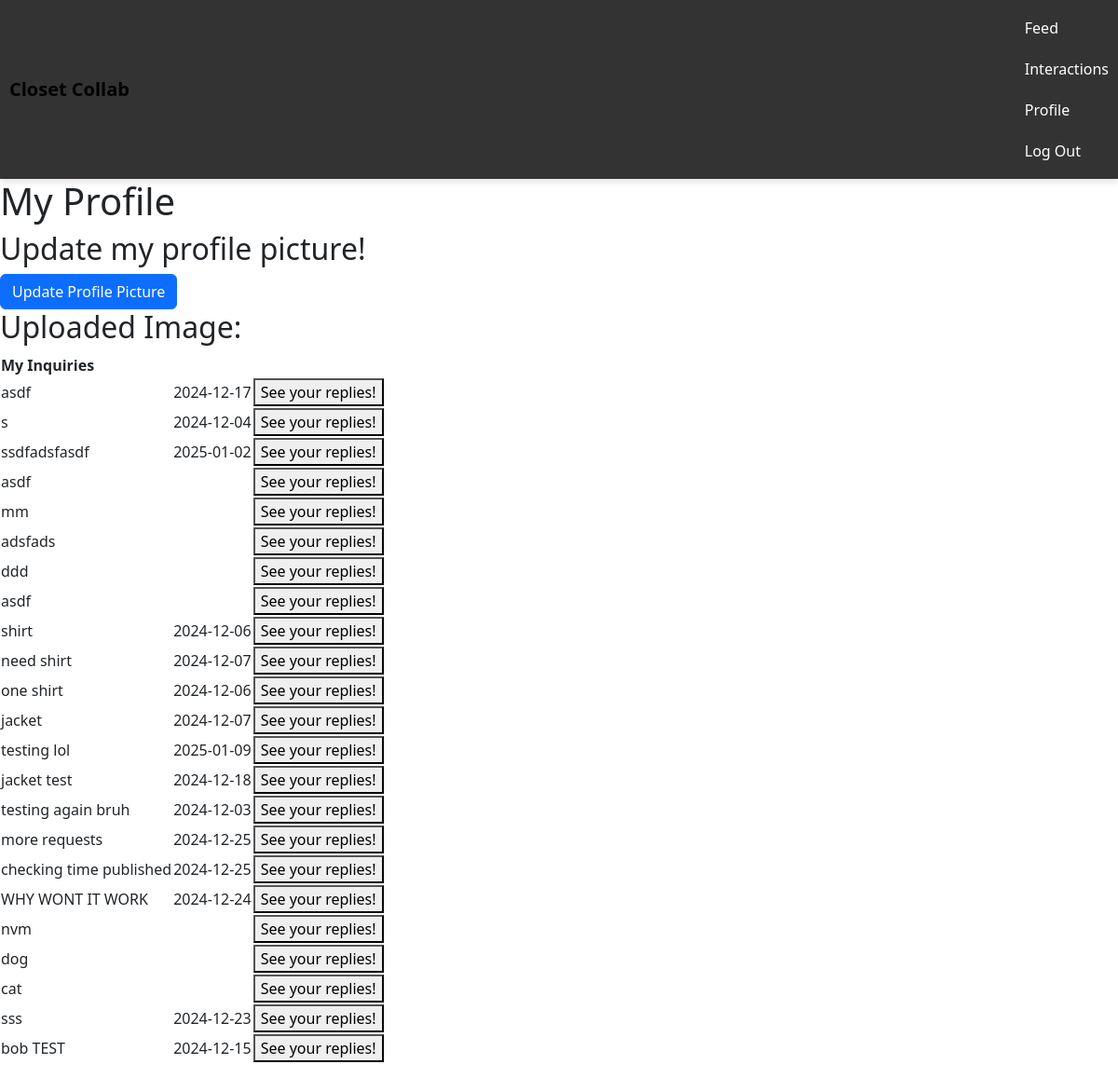
Page /profile (signed in) on the committed database.
### tables this page shows
CREATE TABLE "inquiries" (
    id INTEGER PRIMARY KEY AUTOINCREMENT,
    time_published DATETIME DEFAULT CURRENT_TIMESTAMP NOT NULL,
    request TEXT NOT NULL,
    exp_date DATE NOT NULL,
    accepted TEXT NOT NULL DEFAULT 'no',
    user_id INTEGER NOT NULL,
    FOREIGN KEY(user_id) REFERENCES user(id)
);

### app.py (the view, shortened to what this page needs)
@app.route("/profile", methods=["GET", "POST"])
def profile():
    db = get_db()
    curUser = session["user_id"]
    inquiries = db.execute(
        "SELECT * FROM inquiries WHERE user_id = ?", (curUser, )).fetchall();
    return render_template("profile.html", inquiries = inquiries)

### app.py (called while the page is built)
def get_db():
    if 'db' not in g:
        g.db = sqlite3.connect('closet.db')
        g.db.row_factory = sqlite3.Row  # Allows access to columns by name
    return g.db

@app.after_request
def after_request(response):
    response.headers["Cache-Control"] = "no-cache, no-store, must-revalidate"
    response.headers["Expires"] = 0
    response.headers["Pragma"] = "no-cache"
    return response

### templates/profile.html (shortened to what this page needs)
{% extends "layout.html" %}
{% block main %}
    <h1>My Profile</h1>
    <h2>Update my profile picture!</h2>
    <button type="button" class="btn btn-primary" data-bs-toggle="modal" data-bs-target="#exampleModal">
        Update Profile Picture
    </button>
    <h2>Uploaded Image:</h2>
    <div class="mb-3">
        <table>
            <thead>
                <tr>
                    <th>My Inquiries</th>
                </tr>
            </thead>
            <tbody>
                {% for inquiry in inquiries %}
                    <tr>
                        <td>{{inquiry.request}}</td>
                        <td>{{inquiry.exp_date}}</td>
                        <td>
                            <a href="{{ url_for('inquiry', inquiry_id=inquiry.id) }}">
                                <button type="button">See your replies!</button>
                            </a>
                        </td>
                    </tr>
                {% endfor %}
            </tbody>
        </table>
    </div>
{% endblock %}

### templates/layout.html (shortened to what this page needs)
<!DOCTYPE html>
<html lang="en">
<head>
  <link href="/static/style.css" rel="stylesheet">
   <link href="https://cdn.jsdelivr.net/npm/bootstrap@5.3.3/dist/css/bootstrap.min.css" rel="stylesheet">
</head>
<body>
  <nav class="navbar-container">
    <div class="navbar">
      <a href="{{ url_for('index') }}" class="navbar-brand">Closet Collab</a>
      <ul class="navbar-nav" id="navbar-nav">
        <li><a href="{{ url_for('feed') }}">Feed</a></li>
        <li><a href="{{ url_for('interactions') }}">Interactions</a></li>
        <li><a href="{{ url_for('profile') }}">Profile</a></li>
        <li><a href="/logout">Log Out</a></li>
      </ul>
    </div>
  </nav>
  <main>
    {% block main %}{% endblock %}
  </main>
</body>
</html>

### static/style.css (style rules this page uses)
body { font-family: Arial, sans-serif; margin: 0; padding: 0; }
.navbar-container { background-color: #333; padding: 10px; position: -webkit-sticky; position: sticky; top: 0; z-index: 1000; width: 100%; box-shadow: 0 4px 6px rgba(0, 0, 0, 0.1); }
.navbar { display: flex; justify-content: space-between; align-items: center; max-width: 1200px; margin: 0 auto; }
.navbar-brand { color: white; text-decoration: none; font-size: 24px; font-weight: bold; }
.navbar-nav { list-style: none; display: flex; gap: 20px; }
.navbar-nav li a { color: white; text-decoration: none; font-size: 16px; }

### rows in the picture
inquiries: request "asdf", exp_date "2024-12-17"
inquiries: request "s", exp_date "2024-12-04"
inquiries: request "ssdfadsfasdf", exp_date "2025-01-02"
inquiries: request "asdf"
inquiries: request "mm"
inquiries: request "adsfads"
inquiries: request "ddd"
inquiries: request "asdf"
inquiries: request "shirt", exp_date "2024-12-06"
inquiries: request "need shirt", exp_date "2024-12-07"
inquiries: request "one shirt", exp_date "2024-12-06"
inquiries: request "jacket", exp_date "2024-12-07"
inquiries: request "testing lol", exp_date "2025-01-09"
inquiries: request "jacket test", exp_date "2024-12-18"
inquiries: request "testing again bruh", exp_date "2024-12-03"
inquiries: request "more requests", exp_date "2024-12-25"
inquiries: request "checking time published", exp_date "2024-12-25"
inquiries: request "WHY WONT IT WORK", exp_date "2024-12-24"
inquiries: request "nvm"
inquiries: request "dog"
inquiries: request "cat"
inquiries: request "sss", exp_date "2024-12-23"
inquiries: request "bob TEST", exp_date "2024-12-15"
